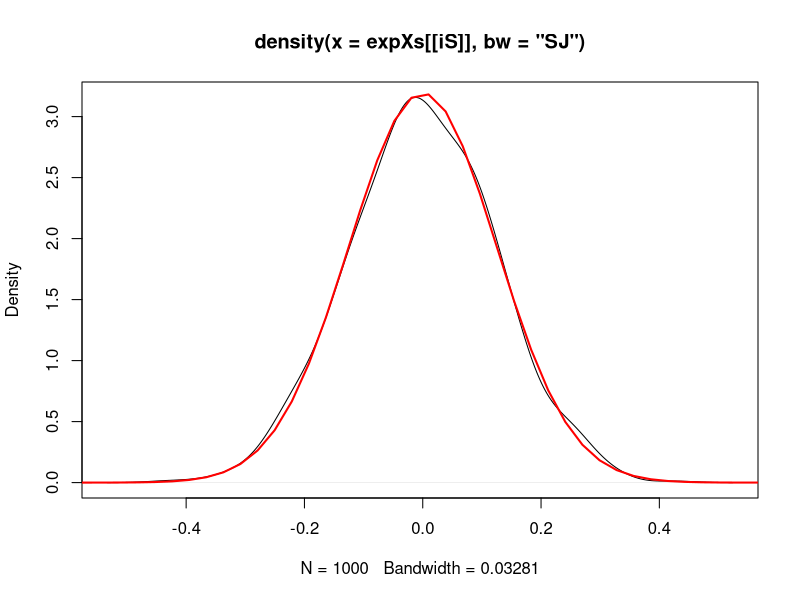
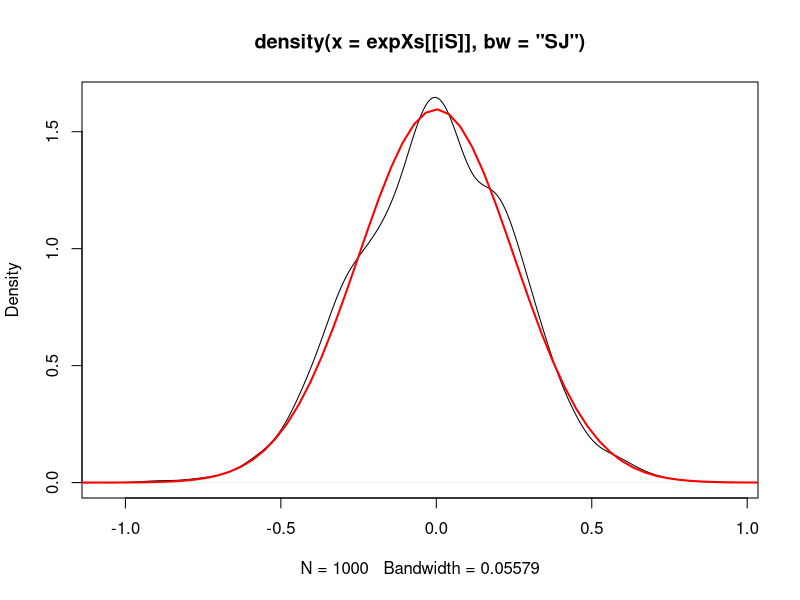
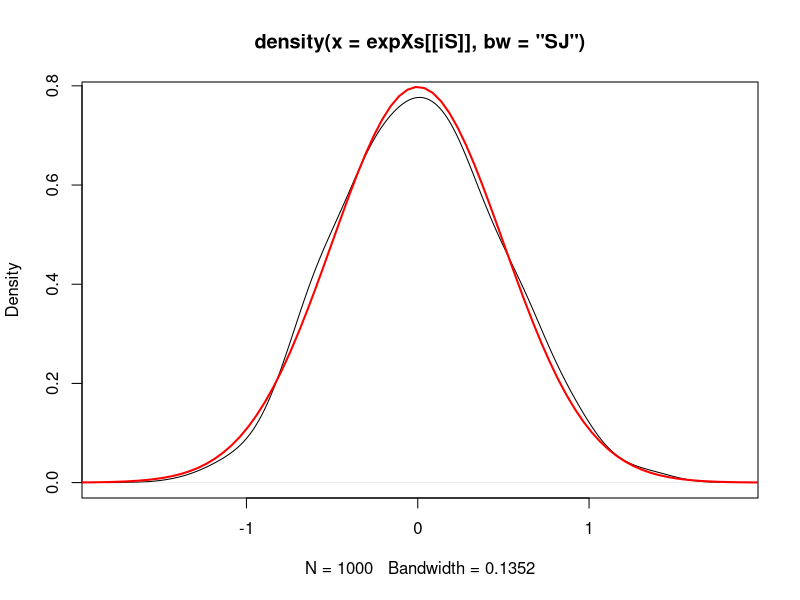
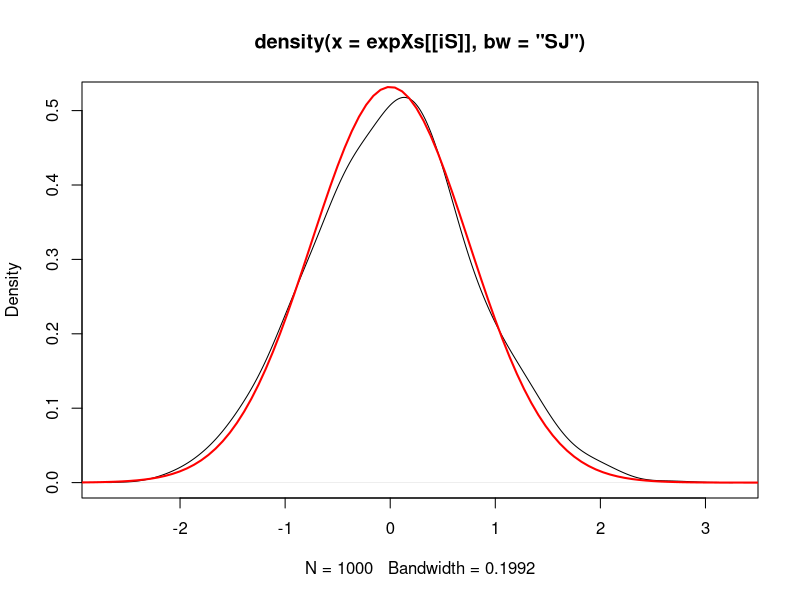
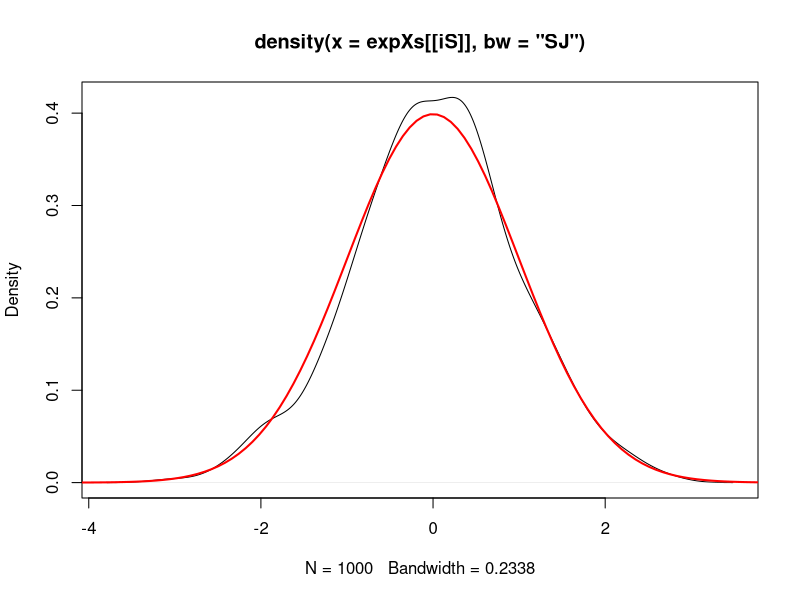
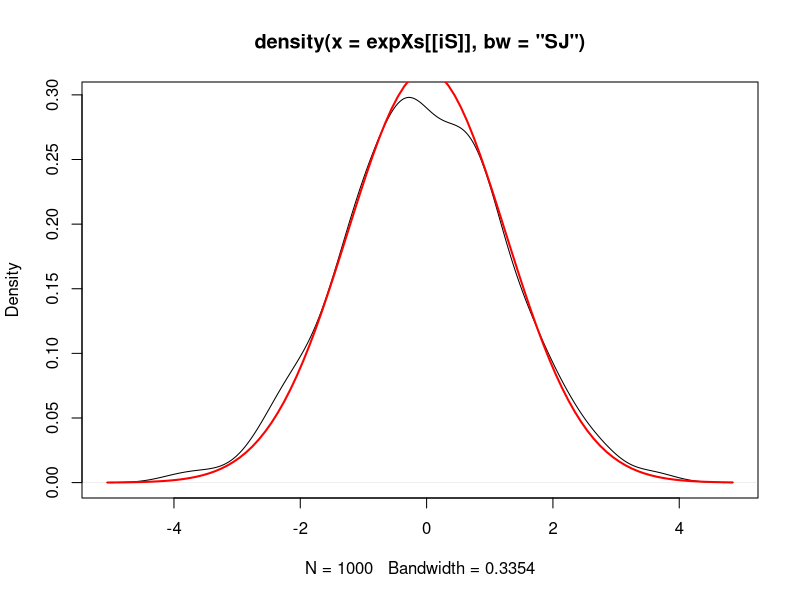
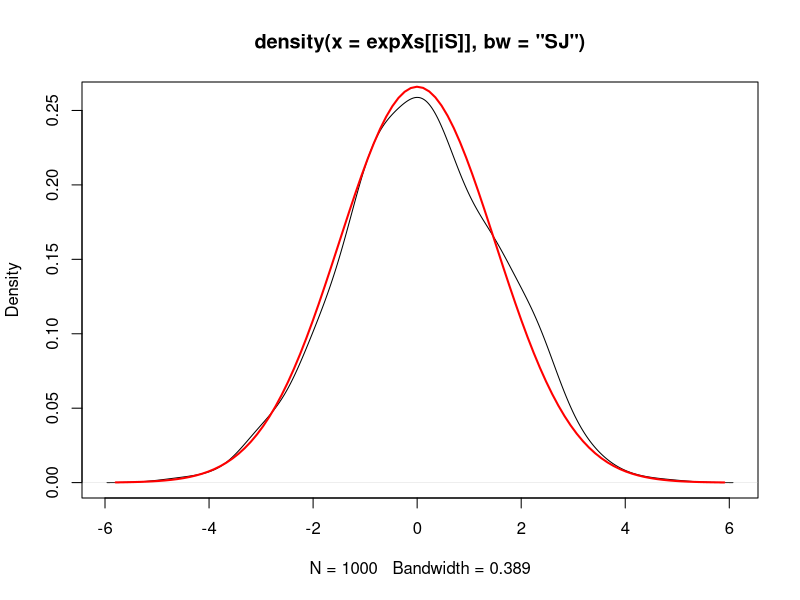
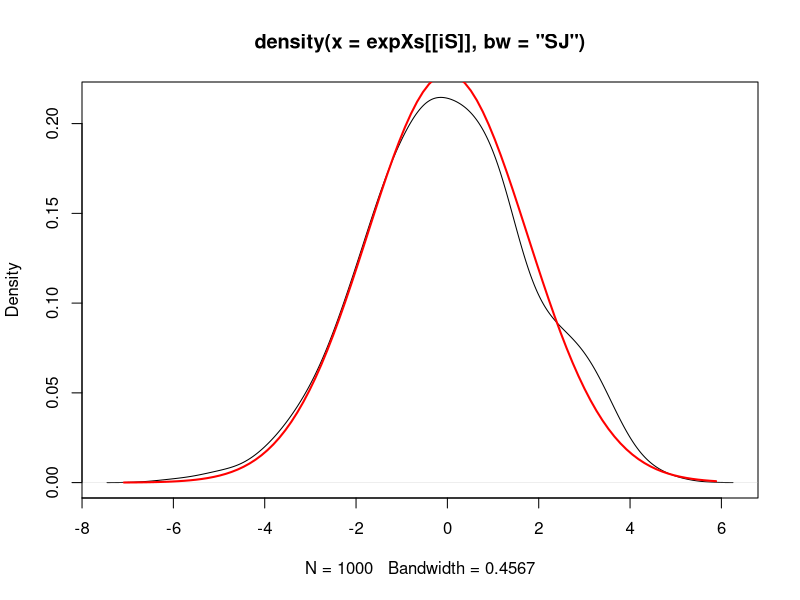

Write R code to recreate these figures, in order.
# Finctions to use to evaluate convergence
Fs <- c(
  function (x) { abs(x); }
  , function (x) { x^2; }
  , function (x) { 1 / sqrt(abs(x)); }
#  , function (x) { cos(x); }
)

# Explicit integrals of these functions
# We will need int [t from 0 to tau] f(x0 + theta t) dt =
#              int [x from x0 to x0 + theta T] f(x) / theta dx =
#              theta * (F(xnew) - F(x0)),
# where F(x) = int f(x) dx is provided here for each f
# (in the future we may need to integrate numerically instead
# in more complicated cases)
IFs <- c(
  function (x) { x * abs(x) / 2; }
  , function (x) { x^3 / 3; }
  , function (x) { 2 * sign(x) * sqrt(abs(x)); }
  , function (x) { sin(x); }
)

# pi(f) for each f w.r.t. N(0, s^2)
PIFs <- c(
  function (s) { sqrt(2 / pi) * s; }
  , function (s) { s^2; }
  , function (s) { 1.720079974649039070752407248933115962110249350333550144551 / sqrt(s); }
  , function (s) { exp(-s^2 / 2); }
)

# The values of s we want to consider
Ss <- c( 0.125, 0.25, 0.5, 0.75, 1, 1.25, 1.5, 1.75, 2, 2.25, 2.5 )

# Epsilon
E <- 0.05

# Statistics we gather
# - the number of experiments for each s
N <- 1000
# - one sample for each s
expXs <- list()
# - the resulting times
expTs <- list()
# - the resulting numbers of switching points
expSPNs <- list()

# Loop S
iS <- 1
while (iS <= length(Ss)) {

# the current standard deviation and the target values of integrals
s <- Ss[iS]
pifs <- c(length(Fs))
i <- 1
while (i <= length(Fs)) { pifs[i] <- PIFs[[i]](s); i <- i + 1; }

# initialize arrays to store experiment values for s there
Xs <- c()
Ts <- c()
expTs[[iS]] <- rep(0, N)
expSPNs[[iS]] <- rep(0, N)

# Loop N
iN <- 1
while (iN <= N) {

# Variables
iSP <- 1 # the index of the next switching point
theta <- 1 # the current theta
x <- 0 # the current x
t <- 0 # the current t
is <- rep(0, length(Fs)) # the current values of integrals for each f

# Loop Zig-Zag
runZZ <- TRUE
while (runZZ || (iN == 1 && length(Ts) < 1000)) {

  # calculate the new value of x
  tau <- s * sqrt(-2 * log(runif(1)))
  xnew <- theta * tau

  # update the integrals
  i <- 1
  while (i <= length(Fs)) {
    is[i] <- is[i] + theta * (IFs[[i]](xnew) - IFs[[i]](x))
    i <- i + 1
  }

  # update t, including the time to move back to 0, and x
  t <- t + abs(x) + tau
  x <- xnew

  # if iN = 1 we collect the actual process
  if (iN == 1) {
    Xs <- c(Xs, x)
    Ts <- c(Ts, t)
  }

  # if the maximum measure is small enough we stop
  if (runZZ && max(abs(is / t / pifs - 1)) < E) {
    expTs[[iS]][iN] <- t
    expSPNs[[iS]][iN] <- iSP
    runZZ <- FALSE
  }

# The end of loop Zig-Zag
  iSP <- iSP + 1
  theta <- -theta
}

# The end of loop N
  iN <- iN + 1
}

# Obtain a sample from the process stored in one experiment
j <- 1
theta <- 1
n <- length(Ts)
expXs[[iS]] <- rep(0, n)
i <- 1
while (i <= n) {
  t <- i / (n + 1) * Ts[n]
  while (t > Ts[j]) { j <- j + 1; theta = -theta; }
  expXs[[iS]][i] <- Xs[j] - theta * (Ts[j] - t)
  i <- i + 1
}

# The end of loop S
  iS <- iS + 1
}

# Graphs
# Checking that we indeed generate N(0, s^2)
iS <- 1
while (iS <= length(Ss)) {
  plot(density(expXs[[iS]], bw = "SJ"))
  normalxs <- seq(min(expXs[[iS]]) - 1, max(expXs[[iS]]) + 1, length = 100)
  normalys <- exp(-1 / 2 / Ss[iS]^2 * normalxs^2) / sqrt(2 * pi) / Ss[iS]
  lines(normalxs, normalys, col = "red", lwd = 2)
  iS<- iS + 1
}
# Plotting average T against s
plot(Ss, sapply(expTs, mean), type = "l", col = "blue")

# Report results
N
rbind(Ss, sapply(expSPNs, mean), sapply(expSPNs, sd))
rbind(Ss, sapply(expTs, mean), sapply(expTs, sd))
